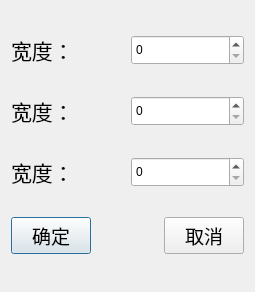
<?xml version="1.0" encoding="UTF-8"?>
<ui version="4.0">
 <class>Dialog</class>
 <widget class="QDialog" name="Dialog">
  <property name="geometry">
   <rect>
    <x>0</x>
    <y>0</y>
    <width>255</width>
    <height>292</height>
   </rect>
  </property>
  <property name="windowTitle">
   <string>Dialog</string>
  </property>
  <layout class="QGridLayout" name="gridLayout">
   <item row="0" column="0">
    <layout class="QHBoxLayout" name="horizontalLayout">
     <item>
      <widget class="QLabel" name="label">
       <property name="font">
        <font>
         <family>楷体</family>
         <pointsize>16</pointsize>
        </font>
       </property>
       <property name="text">
        <string>宽度：</string>
       </property>
      </widget>
     </item>
     <item>
      <widget class="QSpinBox" name="spinBox">
       <property name="minimumSize">
        <size>
         <width>0</width>
         <height>30</height>
        </size>
       </property>
      </widget>
     </item>
    </layout>
   </item>
   <item row="1" column="0">
    <layout class="QHBoxLayout" name="horizontalLayout_2">
     <item>
      <widget class="QLabel" name="label_2">
       <property name="font">
        <font>
         <family>楷体</family>
         <pointsize>16</pointsize>
        </font>
       </property>
       <property name="text">
        <string>宽度：</string>
       </property>
      </widget>
     </item>
     <item>
      <widget class="QSpinBox" name="spinBox_2">
       <property name="minimumSize">
        <size>
         <width>0</width>
         <height>30</height>
        </size>
       </property>
      </widget>
     </item>
    </layout>
   </item>
   <item row="2" column="0">
    <layout class="QHBoxLayout" name="horizontalLayout_3">
     <item>
      <widget class="QLabel" name="label_3">
       <property name="font">
        <font>
         <family>楷体</family>
         <pointsize>16</pointsize>
        </font>
       </property>
       <property name="text">
        <string>宽度：</string>
       </property>
      </widget>
     </item>
     <item>
      <widget class="QSpinBox" name="spinBox_3">
       <property name="minimumSize">
        <size>
         <width>0</width>
         <height>30</height>
        </size>
       </property>
      </widget>
     </item>
    </layout>
   </item>
   <item row="3" column="0">
    <layout class="QHBoxLayout" name="horizontalLayout_4">
     <item>
      <widget class="QPushButton" name="pushButton">
       <property name="font">
        <font>
         <family>楷体</family>
         <pointsize>14</pointsize>
        </font>
       </property>
       <property name="text">
        <string>确定</string>
       </property>
      </widget>
     </item>
     <item>
      <spacer name="horizontalSpacer">
       <property name="orientation">
        <enum>Qt::Horizontal</enum>
       </property>
       <property name="sizeHint" stdset="0">
        <size>
         <width>40</width>
         <height>20</height>
        </size>
       </property>
      </spacer>
     </item>
     <item>
      <widget class="QPushButton" name="pushButton_2">
       <property name="font">
        <font>
         <family>楷体</family>
         <pointsize>14</pointsize>
        </font>
       </property>
       <property name="text">
        <string>取消</string>
       </property>
      </widget>
     </item>
    </layout>
   </item>
  </layout>
 </widget>
 <resources/>
 <connections/>
</ui>
